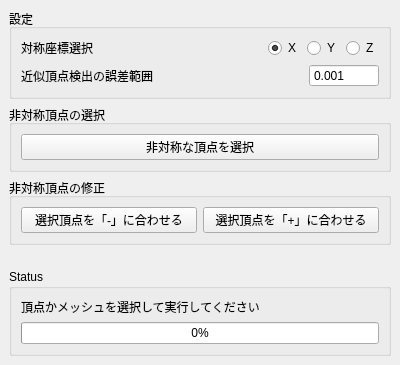
<?xml version="1.0" encoding="UTF-8"?>
<ui version="4.0">
 <class>MainWindow</class>
 <widget class="QMainWindow" name="MainWindow">
  <property name="geometry">
   <rect>
    <x>0</x>
    <y>0</y>
    <width>400</width>
    <height>365</height>
   </rect>
  </property>
  <property name="minimumSize">
   <size>
    <width>400</width>
    <height>365</height>
   </size>
  </property>
  <property name="windowTitle">
   <string>GlpSymmetricalPositionChecker</string>
  </property>
  <widget class="QWidget" name="centralwidget">
   <layout class="QGridLayout" name="gridLayout">
    <item row="0" column="0">
     <layout class="QVBoxLayout" name="verticalLayout">
      <item>
       <widget class="QGroupBox" name="settingGBox">
        <property name="title">
         <string>設定</string>
        </property>
        <layout class="QGridLayout" name="gridLayout_4">
         <item row="1" column="0">
          <layout class="QVBoxLayout" name="verticalLayout_2">
           <item>
            <layout class="QHBoxLayout" name="horizontalLayout_2">
             <item>
              <widget class="QLabel" name="posAllowranceLbl">
               <property name="text">
                <string>近似頂点検出の誤差範囲</string>
               </property>
              </widget>
             </item>
             <item>
              <spacer name="horizontalSpacer">
               <property name="orientation">
                <enum>Qt::Horizontal</enum>
               </property>
               <property name="sizeHint" stdset="0">
                <size>
                 <width>40</width>
                 <height>20</height>
                </size>
               </property>
              </spacer>
             </item>
             <item>
              <widget class="QDoubleSpinBox" name="posAllowranceBox">
               <property name="enabled">
                <bool>true</bool>
               </property>
               <property name="sizePolicy">
                <sizepolicy hsizetype="Maximum" vsizetype="Fixed">
                 <horstretch>0</horstretch>
                 <verstretch>0</verstretch>
                </sizepolicy>
               </property>
               <property name="minimumSize">
                <size>
                 <width>70</width>
                 <height>0</height>
                </size>
               </property>
               <property name="frame">
                <bool>true</bool>
               </property>
               <property name="readOnly">
                <bool>false</bool>
               </property>
               <property name="buttonSymbols">
                <enum>QAbstractSpinBox::NoButtons</enum>
               </property>
               <property name="keyboardTracking">
                <bool>true</bool>
               </property>
               <property name="decimals">
                <number>3</number>
               </property>
               <property name="value">
                <double>0.001000000000000</double>
               </property>
              </widget>
             </item>
            </layout>
           </item>
          </layout>
         </item>
         <item row="0" column="0">
          <layout class="QHBoxLayout" name="horizontalLayout_3">
           <item>
            <widget class="QLabel" name="baseAxisLbl">
             <property name="text">
              <string>対称座標選択</string>
             </property>
            </widget>
           </item>
           <item>
            <spacer name="horizontalSpacer_2">
             <property name="orientation">
              <enum>Qt::Horizontal</enum>
             </property>
             <property name="sizeHint" stdset="0">
              <size>
               <width>40</width>
               <height>20</height>
              </size>
             </property>
            </spacer>
           </item>
           <item>
            <widget class="QRadioButton" name="XAxisRadio">
             <property name="text">
              <string>X</string>
             </property>
             <property name="checked">
              <bool>true</bool>
             </property>
            </widget>
           </item>
           <item>
            <widget class="QRadioButton" name="YAxisRadio">
             <property name="text">
              <string>Y</string>
             </property>
            </widget>
           </item>
           <item>
            <widget class="QRadioButton" name="ZAxisRadio">
             <property name="text">
              <string>Z</string>
             </property>
            </widget>
           </item>
          </layout>
         </item>
        </layout>
       </widget>
      </item>
      <item>
       <widget class="QGroupBox" name="selectAssymetryGBox">
        <property name="title">
         <string>非対称頂点の選択</string>
        </property>
        <layout class="QGridLayout" name="gridLayout_5">
         <item row="0" column="0">
          <widget class="QPushButton" name="selectAsymmetryBtn">
           <property name="text">
            <string>非対称な頂点を選択</string>
           </property>
          </widget>
         </item>
        </layout>
       </widget>
      </item>
      <item>
       <widget class="QGroupBox" name="execGrp">
        <property name="title">
         <string>非対称頂点の修正</string>
        </property>
        <layout class="QGridLayout" name="gridLayout_2">
         <item row="0" column="0">
          <layout class="QHBoxLayout" name="horizontalLayout">
           <item>
            <widget class="QPushButton" name="toMinusBySelectionBtn">
             <property name="text">
              <string>選択頂点を「-」に合わせる</string>
             </property>
            </widget>
           </item>
           <item>
            <widget class="QPushButton" name="toPlusBySelectionBtn">
             <property name="text">
              <string>選択頂点を「+」に合わせる</string>
             </property>
            </widget>
           </item>
          </layout>
         </item>
        </layout>
       </widget>
      </item>
      <item>
       <spacer name="verticalSpacer">
        <property name="orientation">
         <enum>Qt::Vertical</enum>
        </property>
        <property name="sizeHint" stdset="0">
         <size>
          <width>20</width>
          <height>40</height>
         </size>
        </property>
       </spacer>
      </item>
      <item>
       <widget class="QGroupBox" name="groupBox">
        <property name="title">
         <string>Status</string>
        </property>
        <layout class="QGridLayout" name="gridLayout_3">
         <item row="0" column="0">
          <widget class="QLabel" name="statusLabel">
           <property name="text">
            <string>頂点かメッシュを選択して実行してください</string>
           </property>
          </widget>
         </item>
         <item row="1" column="0">
          <widget class="QProgressBar" name="progressBar">
           <property name="value">
            <number>0</number>
           </property>
          </widget>
         </item>
        </layout>
       </widget>
      </item>
     </layout>
    </item>
   </layout>
  </widget>
 </widget>
 <resources/>
 <connections/>
</ui>
